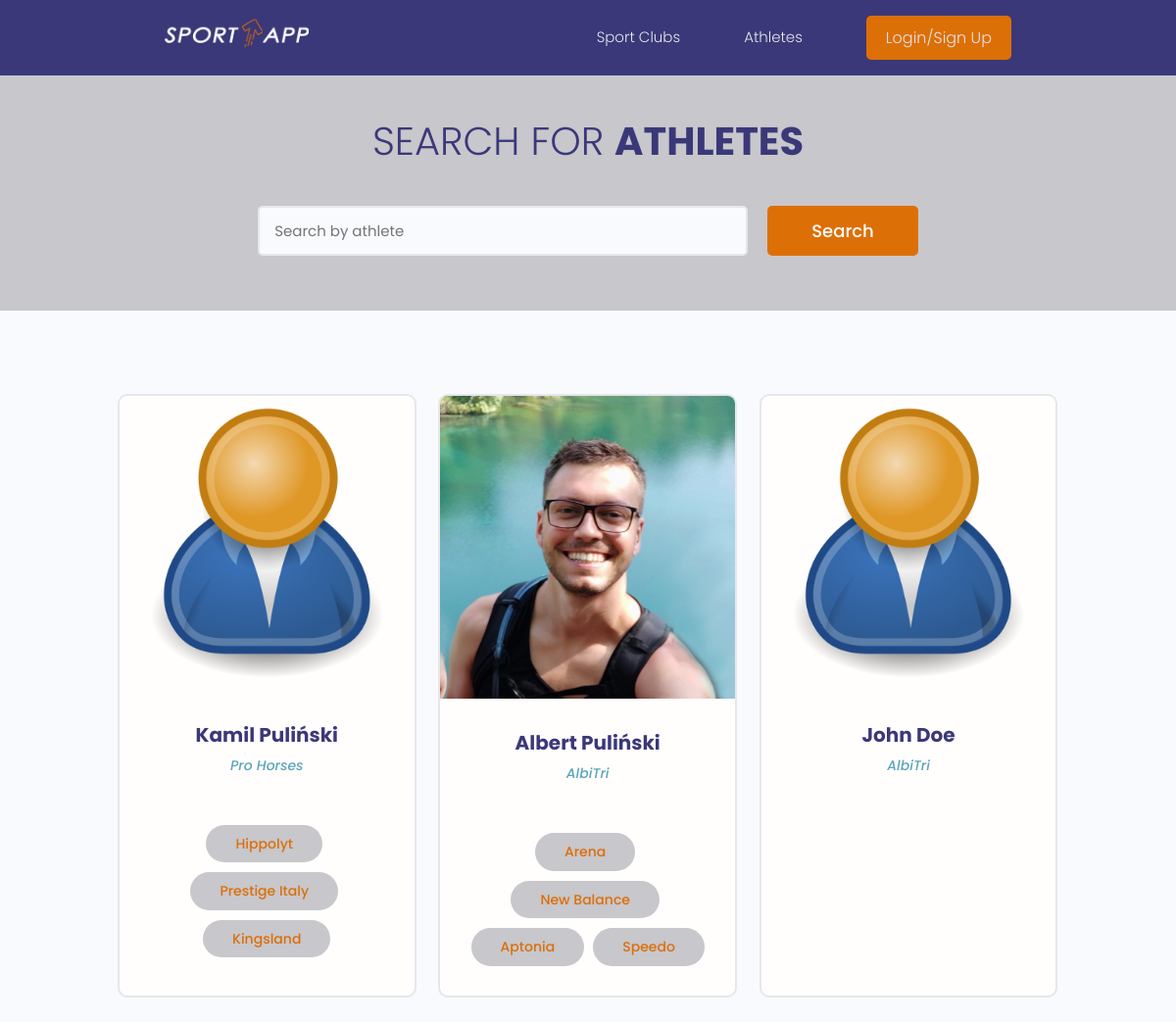
Page /athletes/ on the committed database.
### athletes/models.py (models this page shows, shortened)
class Athlete(models.Model):
    club = models.ForeignKey(Profile, null=True, blank=True, on_delete=models.CASCADE)
    name = models.CharField(max_length=200)
    description = models.TextField(null=True, blank=True)
    featured_image = models.ImageField(
        null=True, blank=True, default="athlete-default.png")
    highlight_image = models.ImageField(
        null=True, blank=True, default=None)
    sponsors = models.ManyToManyField('Sponsor', blank=True)
    social_facebook = models.CharField(max_length=200, blank=True, null=True)
    social_youtube = models.CharField(max_length=200, blank=True, null=True)
    social_website = models.CharField(max_length=200, blank=True, null=True)
    social_mail = models.CharField(max_length=200, blank=True, null=True)
    created = models.DateTimeField(auto_now_add=True)
    id = models.UUIDField(default=uuid.uuid4, unique=True, primary_key=True,
                        editable=False)
    class Meta:
        ordering = ['created']
    @property
    def imageURL(self):
        try:
            url = self.featured_image.url
        except:
            url = ''
        return url

class Sponsor(models.Model):
    name = models.CharField(max_length=200)
    created = models.DateTimeField(auto_now_add=True)
    id = models.UUIDField(default=uuid.uuid4, unique=True, primary_key=True,
                        editable=False)
    def __str__(self):
        return self.name

### users/models.py (models this page shows, shortened)
class Profile(models.Model):
    user = models.OneToOneField(User, on_delete=models.CASCADE, null=True, blank=True)
    name = models.CharField(max_length=200, blank=True, null=True)
    email = models.EmailField(max_length=200, blank=True, null=True)
    username = models.CharField(max_length=200, blank=True, null=True)
    location = models.CharField(max_length=200, blank=True, null=True)
    short_intro = models.CharField(max_length=200, blank=True, null=True)
    bio = models.TextField(blank=True, null=True)
    profile_image = models.ImageField(
        blank=True, null=True, upload_to='profiles/', default="profiles/user-default.png")
    social_facebook = models.CharField(max_length=200, blank=True, null=True)
    social_youtube = models.CharField(max_length=200, blank=True, null=True)
    social_website = models.CharField(max_length=200, blank=True, null=True)
    created = models.DateTimeField(auto_now_add=True)
    id = models.UUIDField(default=uuid.uuid4, unique=True,
                            primary_key=True, editable=False)
    class Meta:
        ordering = ['created']

### athletes/views.py (the view)
# urls.py: path('athletes/', views.getAthletes),
def athletes(request):
    athletes, search_query = searchAthletes(request)
    custom_range, athletes = paginateAthletes(request, athletes, 3)
    context = {'athletes':athletes, 'search_query': search_query, 'custom_range': custom_range}
    return render(request, 'athletes/athletes.html', context)

### athletes/utils.py (called while the page is built)
def paginateAthletes(request, athletes, results):
    page = request.GET.get('page')
    paginator = Paginator(athletes, results)
    try:
        athletes = paginator.page(page)
    except PageNotAnInteger:
        page = 1
        athletes = paginator.page(page)
    except EmptyPage:
        page = paginator.num_pages
        athletes = paginator.page(page)
    leftIndex = (int(page) - 4)
    if leftIndex < 1:
        leftIndex = 1
    rightIndex = (int(page) + 5)
    if rightIndex > paginator.num_pages:
        rightIndex = paginator.num_pages + 1
    custom_range = range(leftIndex, rightIndex)
    return custom_range, athletes

def searchAthletes(request):
    search_query = ''
    if request.GET.get('search_query'):
        search_query = request.GET.get('search_query')
    athletes = Athlete.objects.distinct().filter(
        Q(name__icontains=search_query) |
        Q(club__name__icontains=search_query)
    )
    return athletes, search_query

### athletes/templates/athletes/athletes.html (shortened to what this page needs)
{% extends 'main.html' %}
{% block content %}
  <main class="athletes">
    <section class="hero-section text-center">
      <div class="container container--narrow">
        <div class="hero-section__box">
          <h2>Search for <span>Athletes</span></h2>
        </div>
        <div class="hero-section__search">
          <form id="searchForm" class="form" action="{% url 'athletes' %}" method="get">
            <div class="form__field">
              <input class="input input--text" id="formInput#search" type="text" name="search_query"
                placeholder="Search by athlete" value="{{search_query}}" />
            </div>
            <input class="btn btn--sub btn--lg" type="submit" value="Search" />
          </form>
        </div>
      </div>
    </section>
    <section class="athletesList">
      <div class="container">
        <div class="grid grid--three">
        {% for athlete in athletes %}
          <div class="column card">
            <div class="athlete">
              <a href="{% url 'athlete' athlete.id %}" class="athlete">
                <img class="athlete__thumbnail" src="{{athlete.imageURL}}" alt="athlete thumbnail" />
                <div class="card__body">
                  <h3 class="athlete__title">{{athlete.name}}</h3>
                  <p><a class="athlete__author" href="{% url 'user-profile' athlete.club.id %}">
                  {{athlete.club.name}}</a></p>
                  <br>
                    <div>
                      {% for sponsor in athlete.sponsors.all %}
                      <span class="sponsor sponsor--pill sponsor--sub sponsor--lg">
                        <small>{{sponsor}}</small>
                      </span>
                      {% endfor %}
                  </div>
                </div>
              </a>
            </div>
          </div>
        {% endfor %}
        </div>
      </div>
    </section>
  </main>
{% endblock content %}

### templates/main.html (shortened to what this page needs)
<!DOCTYPE html>
{% load static %}
<html>
<head>
    <link rel="stylesheet" href="https://cdn.iconmonstr.com/1.3.0/css/iconmonstr-iconic-font.min.css" />
    <link rel="stylesheet" href="{% static 'uikit/styles/uikit.css' %}" />
    <link rel="stylesheet" href="{% static 'styles/app.css' %}" />
</head>
<body>
    {% include 'navbar.html' %}
    {% block content %}
    {% endblock content %}
</body>
</html>

### templates/navbar.html (shortened to what this page needs)
{% load static %}
  <header class="header">
    <div class="container container--narrow">
      <a href="{% url 'profiles' %}" class="header__logo">
        <img src="{% static 'sportapp_logo.svg' %}" alt="Logo" />
      </a>
      <nav class="header__nav">
        <ul class="header__menu">
          <li class="header__menuItem"><a href="{% url 'profiles' %}">Sport Clubs</a></li>
          <li class="header__menuItem"><a href="{% url 'athletes' %}">Athletes</a></li>
          {% if request.user.is_authenticated %}
          <li class="header__menuItem"><a href="{% url 'inbox' %}">Inbox ({{unreadCount}})</a></li>
          <li class="header__menuItem"><a href="{% url 'account' %}">My Account</a></li>
          <li class="header__menuItem"><a href="{% url 'logout' %}" class="btn btn--sub">Logout</a></li>
          {% else %}
          <li class="header__menuItem"><a href="{% url 'login' %}" class="btn btn--sub">Login/Sign Up</a></li>
          {% endif %}
        </ul>
      </nav>
    </div>
  </header>

### static/styles/app.css (style rules this page uses)
:root { --color-sub: #3b3879; }
.btn--sub { background-color: var(--color-sub-light); }
.card { border: 2px solid var(--color-light); }
img { width: 100%; }
.header { position: sticky; z-index: 111; background-color: var(--color-sub); padding: 1.5rem 0; }
.header>.container { display: flex; justify-content: space-between; align-items: center; }
.header__logo>img { height: 3.8rem; }
.header__nav>ul { display: inline-flex; align-items: center; list-style: none; gap: 6.5rem; }
.header__menuItem>a { color: var(--color-light); font-weight: 300; }
.hero-section { height: 40vh; display: flex; align-items: center; background-color: var(--color-sub); }
.hero-section__box { margin-bottom: 4rem; }
.hero-section__box>h2, .hero-section__box>h2>span { font-size: 4rem; color: var(--color-light); line-height: 1.3; text-transform: uppercase; }
.hero-section__box>h2 { font-weight: 300; }
.hero-section__box>h2>span { font-weight: 700; }
.hero-section__search>.form { display: flex; align-items: center; justify-content: center; gap: 2rem; }
.hero-section__search>.form input.input--text { width: 50rem; }
.athlete__author { font-size: 1.4rem; font-style: italic; }
.athletes>.hero-section { background: var(--color-sub-lighter); height: 30vh; }
.athletes .hero-section__box { margin-bottom: 2.5rem; }
.athletes .hero-section__box>h2 { color: var(--color-sub); }
.athletes .hero-section__box>h2>span { font-weight: 700; color: var(--color-sub); }
.athletesList { margin-top: 8rem; }
.athlete__thumbnail { object-fit: cover; object-position: top center; }
.athlete__title { font-size: 2rem; font-weight: 700; color: var(--color-sub); }

### static/uikit/styles/modules/_variables.css (style rules this page uses)
:root { --color-main: #5aa5b9; --color-main-light: #e6faff; --color-sub: #3b3879; --color-sub-light: #dd6f07; --color-sub-lighter: #c7c7cc; --color-text: #737373; --color-gray: #8b8b8b; --color-light: #e5e7eb; --color-light-gray: #767676; --color-bg: #f8fafd; --color-white: #fffefd; --color-white-light: #f3f3f3; --color-success: #359e64; --color-success-bg: #def8e8; --color-error: #fc4b0b; --color-error-bg: #fff2ee; --font-base: 'Poppins', arial, helvetica, 'Segoe UI', roboto, ubuntu, sans-serif; --font-monospace: 'Fira Code', 'Courier New', courier, monospace; --font-regular: 300; --font-medium: 500; --font-bold: 700; --generic-shadow: 1px 1px 5px #00000010; --generic-transition: all 0.3s ease-in-out; }

### static/uikit/styles/modules/_base.css (style rules this page uses)
* { margin: 0; padding: 0; box-sizing: border-box; text-rendering: optimizeLegibility; color: inherit; font-size: inherit; list-style-type: none; }
html { font-size: 50%; }
@media only screen and (min-width: 480px) { html { font-size: 56.25%; } }
@media only screen and (min-width: 1200px) { html { font-size: 62.5%; } }
body { line-height: 1.6; font-weight: 400; font-size: 1.5rem; color: var(--color-text); background-color: var(--color-bg); min-height: 100vh; }

### static/uikit/styles/modules/_typography.css (style rules this page uses)
* { font-family: var(--font-base); }
h2 { font-size: 3.6rem; font-weight: var(--font-bold); }
h3 { font-size: 3.2rem; font-weight: var(--font-medium); }
p, span, strong { font-size: 1.6rem; color: var(--color-text); font-weight: var(--font-regular); }
a { padding-bottom: 2px; text-decoration: none; display: inline-block; color: var(--color-main); font-weight: var(--font-medium); }

### static/uikit/styles/modules/_utilities.css (style rules this page uses)
.container { width: 92%; max-width: 165rem; margin: 0 auto; box-sizing: border-box; }
.container--narrow { width: 92%; max-width: 120rem; }
@media screen and (min-width: 1000px) { .container { width: 90%; } }
@media screen and (min-width: 1000px) { .container--narrow { width: 85%; } }
@media screen and (min-width: 1200px) { .container { width: 80%; } }
@media screen and (min-width: 1200px) { .container--narrow { width: 72%; } }
.text-center { text-align: center; }

### static/uikit/styles/modules/_button.css (style rules this page uses)
.btn { display: inline-block; position: relative; cursor: pointer; background-color: var(--color-light); font-weight: var(--font-medium); color: var(--color-sub); text-decoration: none; padding: 1rem 2rem; border-radius: 0.5rem; border: none; width: -webkit-fit-content; width: -moz-fit-content; width: fit-content; height: -webkit-fit-content; height: -moz-fit-content; height: fit-content; font-size: 1.6rem; outline-width: 0; outline-color: transparent; -webkit-backface-visibility: hidden; backface-visibility: hidden; transition: all 0.3s ease-in-out; }
.btn--sub { background-color: var(--color-sub); color: var(--color-white); }
.btn--lg { font-size: 1.8rem; padding: 1.2rem 4.5rem; }

### rows in the picture
Athlete: imageURL (placeholder picture), name "Kamil Puliński", club.name "Pro Horses"
Sponsor: name "Hippolyt"
Sponsor: name "Prestige Italy"
Sponsor: name "Kingsland"
Athlete: imageURL (picture), name "Albert Puliński", club.name "AlbiTri"
Sponsor: name "Arena"
Sponsor: name "New Balance"
Sponsor: name "Aptonia"
Sponsor: name "Speedo"
Athlete: imageURL (placeholder picture), name "John Doe", club.name "AlbiTri"
